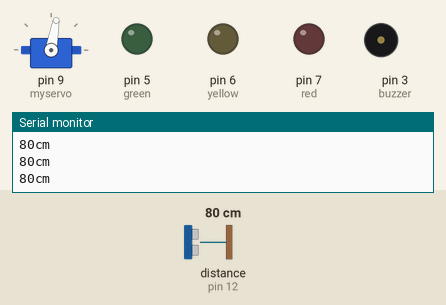
The sketch below on a simulated Arduino Uno, built with avr-gcc and run on an emulated ATmega328P. On the bench: servo, output pins drawn as LEDs (lit = HIGH), buzzer (waves = sounding, pin HIGH), the last lines printed to the serial monitor. The test bench sets the inputs (shaded band); at power-on: distance to the obstacle (sensor on pin 12) 80 cm. The echo pulse lasts 58.3 µs per cm.

Above: at 1.38 s.
1.4 s: distance to the obstacle (sensor on pin 12) set to 27 cm
At 2.83 s:
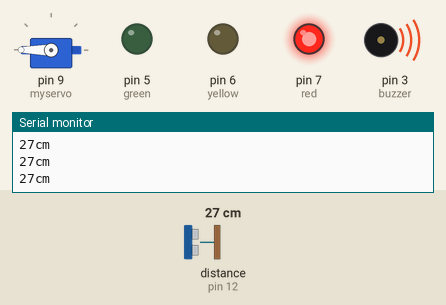
4.4 s: distance to the obstacle (sensor on pin 12) set to 35 cm
At 5.45 s:
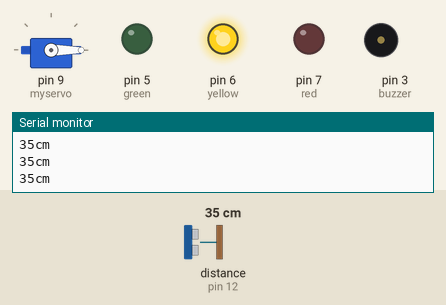
7.4 s: distance to the obstacle (sensor on pin 12) set to 2 cm
At 7.46 s:
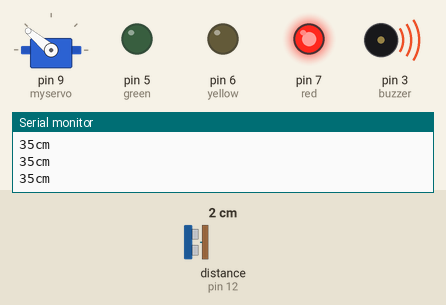
10.4 s: distance to the obstacle (sensor on pin 12) set to 60 cm
At 13.31 s:
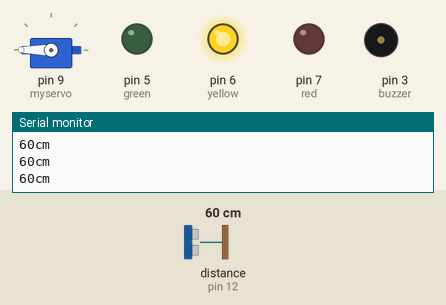
13.4 s: distance to the obstacle (sensor on pin 12) set to 120 cm
At 16.31 s:
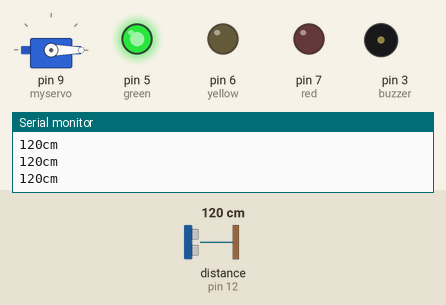
16.4 s: distance to the obstacle (sensor on pin 12) set to 9 cm
At 16.5 s:
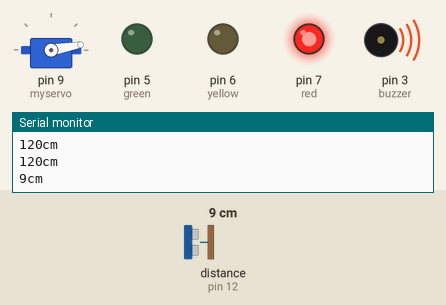
Timing chart, 0 to 20.4 s (numbered marks = the images above; inputs shaded):
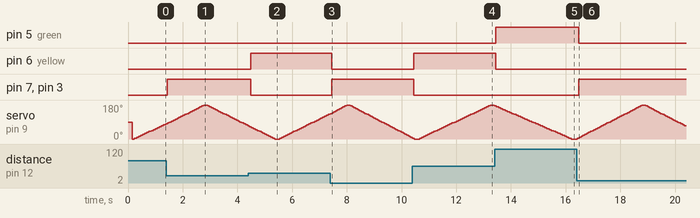

Measured:
- after the input at 1.4 s, pin 7 (red), pin 3 (buzzer): LOW → HIGH at once
- after the input at 4.4 s, pin 6 (yellow): LOW → HIGH after 0.10 s; pin 7 (red), pin 3 (buzzer): HIGH → LOW after 0.10 s
- after the input at 7.4 s, pin 6 (yellow): HIGH → LOW at once; pin 7 (red), pin 3 (buzzer): LOW → HIGH at once
- after the input at 10.4 s, pin 6 (yellow): LOW → HIGH after 0.05 s; pin 7 (red), pin 3 (buzzer): HIGH → LOW after 0.05 s
- after the input at 13.4 s, pin 5 (green): LOW → HIGH after 0.05 s; pin 6 (yellow): HIGH → LOW after 0.05 s
- after the input at 16.4 s, pin 5 (green): HIGH → LOW after 0.08 s; pin 7 (red), pin 3 (buzzer): LOW → HIGH after 0.08 s
- by itself, servo on pin 9 (myservo): rises from 0° to 180° in 2.4 s, then falls to 70° in 1.6 s

The sketch:

DistanceBot.ino
```cpp
#include <Servo.h>
#include "SR04.h"
#define TRIG_PIN 12
#define ECHO_PIN 11
SR04 sr04 = SR04(ECHO_PIN,TRIG_PIN);
long a;
int pos = 0;
int red = 7;
int yellow = 6;
int green = 5;
int buzzer = 3;

Servo myservo;  // create servo object to control a servo
// twelve servo objects can be created on most boards

void setup() {
  Serial.begin(9600);
  delay(100);
  myservo.attach(9);  // attaches the servo on pin 9 to the servo object
  pinMode(red, OUTPUT);
  pinMode(yellow, OUTPUT);
  pinMode(green, OUTPUT);
  pinMode(buzzer,OUTPUT);
}

void loop() {
  detect();
  for (pos = 0; pos <= 180; pos += 5) { // goes from 0 degrees to 180 degrees
    // in steps of 1 degree
    myservo.write(pos);
    detect();
    delay(15);
  }
  for (pos = 180; pos >= 0; pos -= 5) {
    myservo.write(pos);
    detect();
    delay(15);
  }
}

void detect() { // constantly outputs HC-SR04 module's distance in serial monitor
   a=sr04.Distance();
   Serial.print(a);
   Serial.println("cm");
   changeLights();
}

void changeLights(){ // outputs different colored lights based on HC-SR04 module output
  a=sr04.Distance();
  if (a <= 30) {
    digitalWrite(yellow, LOW);
    digitalWrite(red, HIGH);
    digitalWrite(green, LOW);
    digitalWrite(buzzer, HIGH);
  }
  else if (a > 30 and a < 80) {
    digitalWrite(yellow, HIGH);
    digitalWrite(red, LOW);
    digitalWrite(green, LOW);
    digitalWrite(buzzer, LOW);
  }
  else if (a > 80) {
    digitalWrite(yellow, LOW);
    digitalWrite(red, LOW);
    digitalWrite(green, HIGH);
    digitalWrite(buzzer, LOW);
  }
}
```
